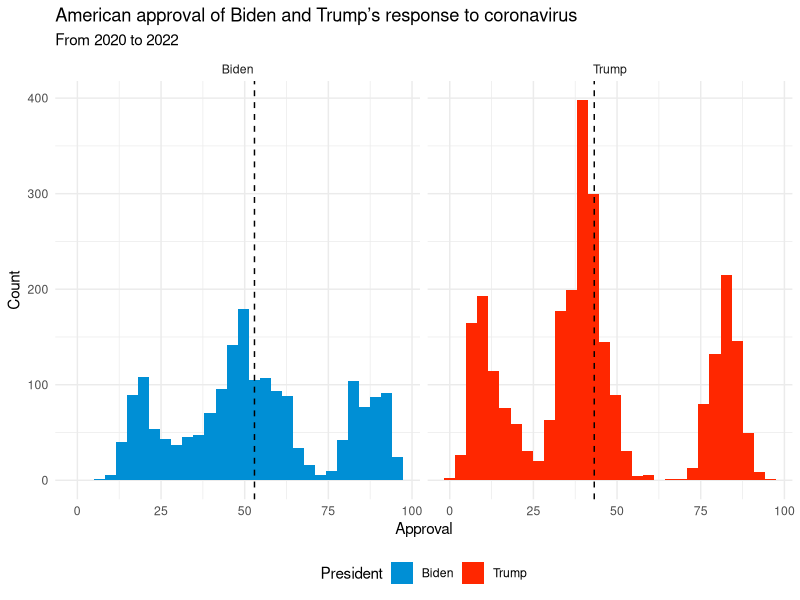
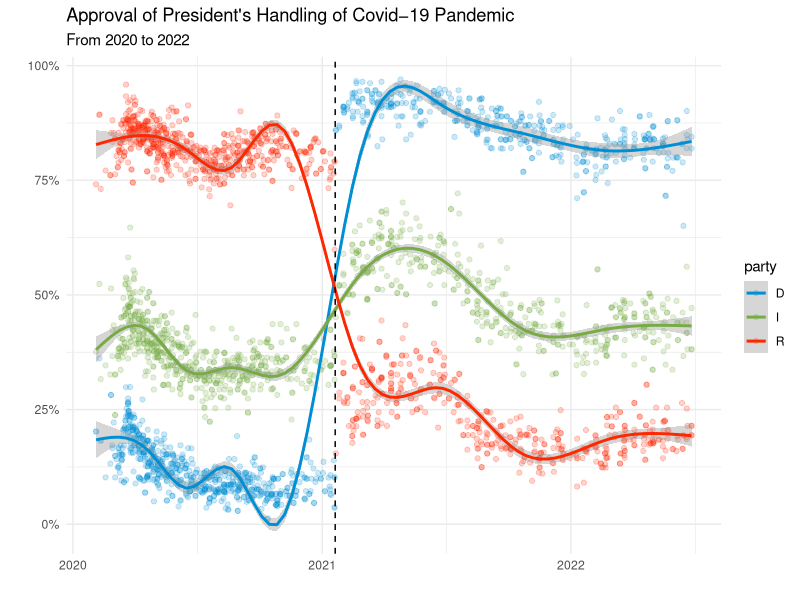
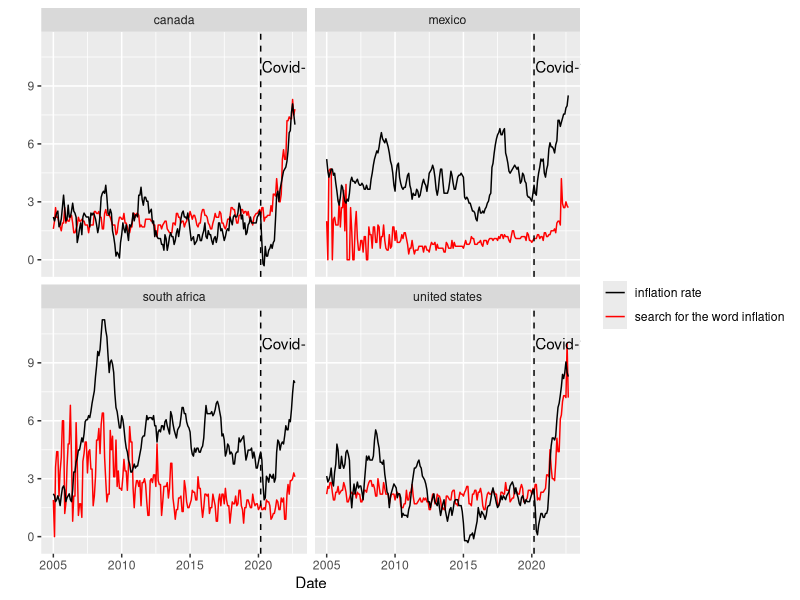
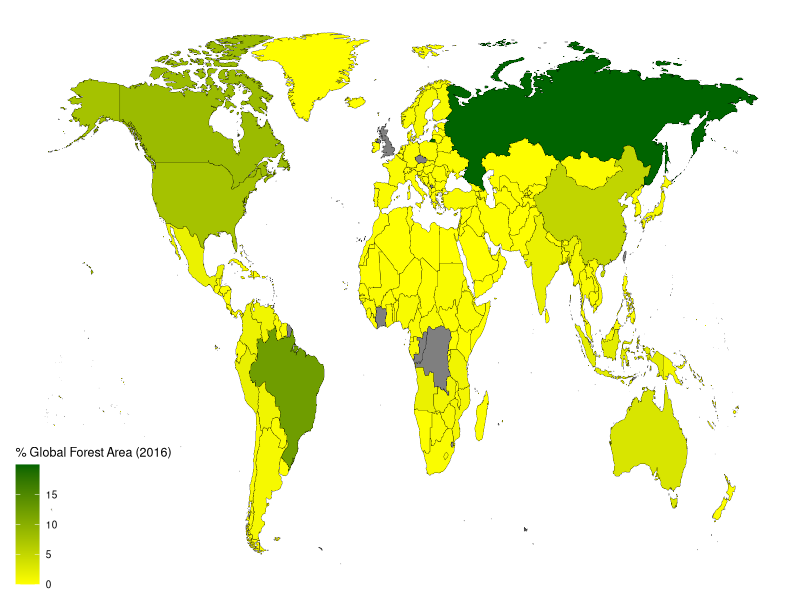

The R source for these figures, in order:
library(tidyverse)

polls_adjusted <- read_csv("covid_approval_polls_adjusted.csv")

us_standardizer <- function(x){
  replacement_string <- x
  for(word in replacement_string){
    if (str_to_lower(word) %in% c("united states of america", "united states", "us","usa")){
      replacement_string[which(replacement_string==word)] <- "United States"
    }
  }
  return(replacement_string)
}

#1
polls_adjusted <- polls_adjusted |>
  filter(!is.na(modeldate)) |>
  group_by(subject) |>
  mutate(average_approval = mean(approve_adjusted, na.rm = TRUE))
  
approve_hist <- ggplot(data = polls_adjusted, aes(x = approve_adjusted, fill = subject)) + 
  geom_histogram() +
  geom_vline(aes(xintercept = average_approval), linetype = "dashed") +
  labs(title = "American approval of Biden and Trump’s response to coronavirus",
       subtitle = "From 2020 to 2022",
       x = "Approval", y = "Count", fill = "President") +
  facet_wrap(~subject) +
  scale_fill_manual(values = c("#008FD5", "#FF2700")) +
  theme_minimal() +
  theme(legend.position = "bottom")

#2
polls_adjusted <- polls_adjusted |>
  mutate(end_date = mdy(enddate), approve_fraction = approve_adjusted/100) |>
  filter(party == "R"| party == "D"| party == "I")

approve_plot <- ggplot(data = polls_adjusted, aes(x = end_date, y = approve_fraction, color = party)) + 
  labs(title = "Approval of President's Handling of Covid−19 Pandemic", 
       subtitle = "From 2020 to 2022",
       x = "", y = "") +
  geom_point(alpha = 0.2) +
  geom_smooth() +
  scale_color_manual(values = c("#008FD5", "#77AB43", "#FF2700")) +
  geom_vline(aes(xintercept = as.Date("2021-01-20")), linetype = "dashed") +
  scale_y_continuous(labels = scales::percent) +
  theme_minimal()

#Part 2
gtrend = read_csv("gtrend_data_clean.csv")

gtrend_plot <- ggplot(data = gtrend, aes(x = date, y = inflation/10)) + 
  labs(x = "Date", y = "") +
  geom_line(aes(y = inflation/10, color = "search for the word inflation")) +
  geom_line(aes(y = value, color = "inflation rate")) +
  geom_vline(aes(xintercept = as.Date("2020-03-01")), linetype = "dashed") +
  annotate("text", x=as.Date("2020-04-01"), y=10, label="Covid-19", hjust = 0) + 
  scale_color_manual(name = "", values = c("inflation rate" = "black", "search for the word inflation" = "red")) +
  facet_wrap(~geo)

#Part 3
#a
world <- ggplot2::map_data("world") |> filter(region != "Antarctica")

#b
forest_area_16 <- read_csv("forest_area.csv") |> filter(year == 2016)

#c
differences <- lubridate::setdiff(world$region, forest_area_16$entity)

#e
world <- world |> mutate(region = us_standardizer(region))

#f
world_area <- world |> left_join(forest_area_16, by= c("region" = "entity"))

#g
world_area_graph <- world_area %>%
  ggplot(aes(x = long, y = lat, group = group, fill = forest_area)) + ## edit
  geom_polygon(color = "black", linewidth = 0.09) + ## do not edit
  scale_fill_gradient(low = "yellow", high = "dark green") + ## do not edit
  ggthemes::theme_map() + ## do not edit
  labs(fill = "% Global Forest Area (2016)") + ## edit
  theme(legend.background=element_rect(fill = alpha("white", 0.5))) ## do not edit

print(approve_hist)
print(approve_plot)
print(gtrend_plot)
print(world_area_graph)
